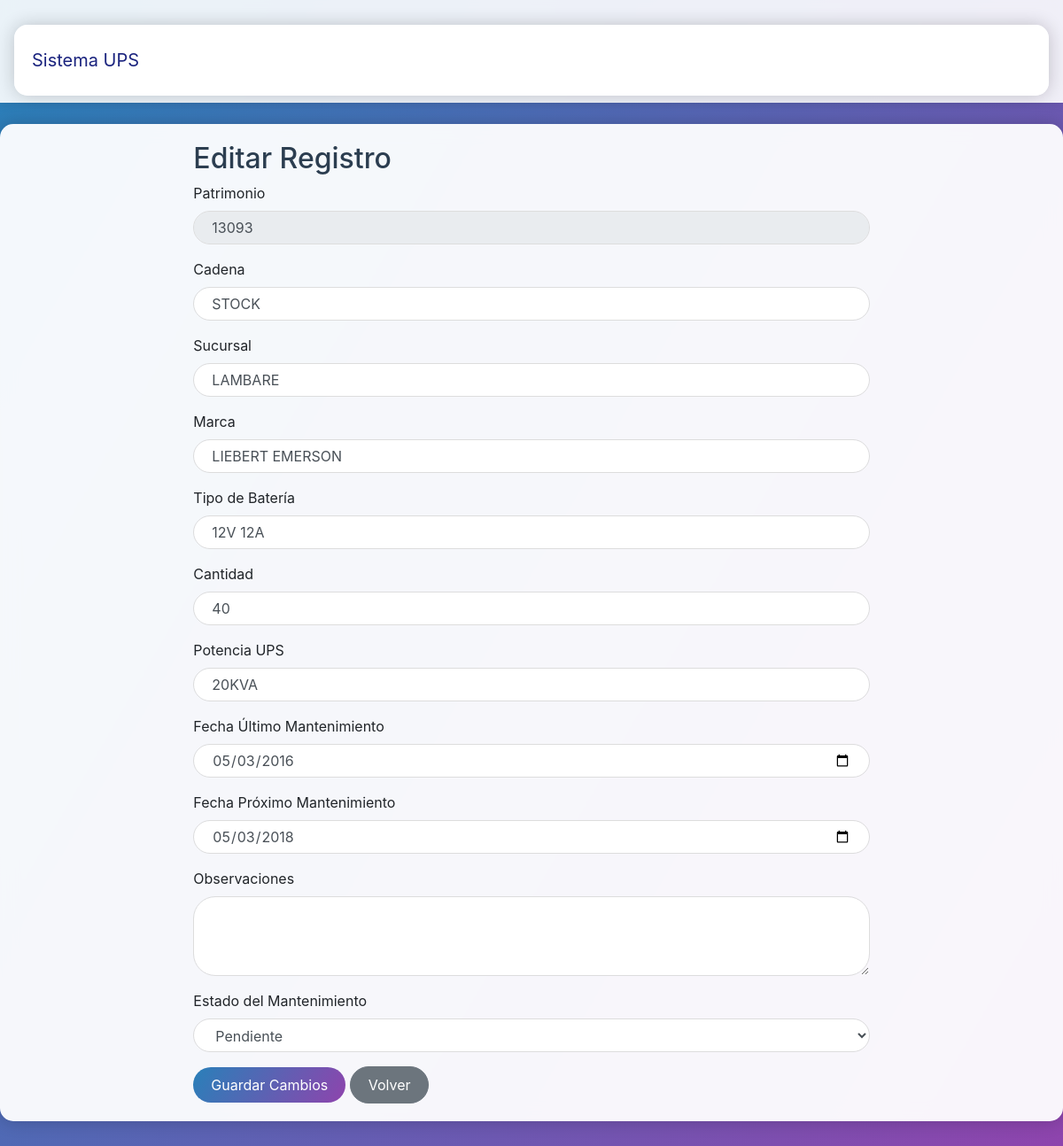
/modulos/ups/editar.php?id=13093 (signed in), run on the app's committed database.
### tables this page shows
CREATE TABLE `mantenimiento_ups` (
  `patrimonio` varchar(50) NOT NULL,
  `cadena` varchar(100) DEFAULT NULL,
  `sucursal` varchar(100) DEFAULT NULL,
  `marca` varchar(50) DEFAULT NULL,
  `tipo_bateria` varchar(50) DEFAULT NULL,
  `cantidad` int DEFAULT NULL,
  `potencia_ups` varchar(50) DEFAULT NULL,
  `fecha_ultimo_mantenimiento` date DEFAULT NULL,
  `fecha_proximo_mantenimiento` date DEFAULT NULL,
  `observaciones` text,
  `estado_mantenimiento` enum('Pendiente','Realizado') DEFAULT 'Pendiente',
  `usuario_mantenimiento` varchar(100) DEFAULT NULL,
  `fecha_registro` datetime DEFAULT CURRENT_TIMESTAMP
);

### models/MantenimientoUPS.php (called while the page is built, shortened)
<?php
class MantenimientoUPS {
    private $conn;
    private $table_name = "mantenimiento_ups";
    public $patrimonio;
    public function __construct($db) {
        $this->conn = $db;
    }
    public function leerUno($patrimonio = null) {
        $patrimonioToUse = $patrimonio ?? $this->patrimonio;
        $query = "SELECT * FROM " . $this->table_name . " WHERE patrimonio = :patrimonio";
        $stmt = $this->conn->prepare($query);
        $stmt->bindParam(":patrimonio", $patrimonioToUse);
        $stmt->execute();
        return $stmt;
    }
}
?>

### modulos/ups/editar.php (the view, shortened to what this page needs)
<?php
include_once '../../config/database.php';
include_once '../../models/MantenimientoUPS.php';
$database = new Database();
$db = $database->getConnection();
$mantenimiento = new MantenimientoUPS($db);
$mantenimiento->patrimonio = isset($_GET['id']) ? $_GET['id'] : die('ERROR: ID no encontrado.');
$stmt = $mantenimiento->leerUno();
$row = $stmt->fetch(PDO::FETCH_ASSOC);
?>
<!DOCTYPE html>
<html lang="es">
<head>
    <link rel="stylesheet" href="https://stackpath.bootstrapcdn.com/bootstrap/4.5.2/css/bootstrap.min.css">
    <link rel="stylesheet" href="https://cdnjs.cloudflare.com/ajax/libs/font-awesome/5.15.4/css/all.min.css">
    <link rel="stylesheet" href="../../assets/css/style.css">
</head>
<body>
    <nav class="navbar navbar-expand-lg navbar-dark bg-dark">
        <div class="container">
            <a class="navbar-brand" href="index.php">Sistema UPS</a>
        </div>
    </nav>
    <div class="container mt-4">
        <div class="row">
            <div class="col-md-8 offset-md-2">
                <h2>Editar Registro</h2>
                <form method="POST">
                    <div class="form-group">
                        <label>Patrimonio</label>
                        <input type="text" name="patrimonio" class="form-control" value="<?php echo htmlspecialchars($row['patrimonio']); ?>" readonly>
                    </div>
                    <div class="form-group">
                        <label>Cadena</label>
                        <input type="text" name="cadena" class="form-control" value="<?php echo htmlspecialchars($row['cadena']); ?>" required>
                    </div>
                    <div class="form-group">
                        <label>Sucursal</label>
                        <input type="text" name="sucursal" class="form-control" value="<?php echo htmlspecialchars($row['sucursal']); ?>" required>
                    </div>
                    <div class="form-group">
                        <label>Marca</label>
                        <input type="text" name="marca" class="form-control" value="<?php echo htmlspecialchars($row['marca']); ?>" required>
                    </div>
                    <div class="form-group">
                        <label>Tipo de Batería</label>
                        <input type="text" name="tipo_bateria" class="form-control" value="<?php echo htmlspecialchars($row['tipo_bateria']); ?>" required>
                    </div>
                    <div class="form-group">
                        <label>Cantidad</label>
                        <input type="number" name="cantidad" class="form-control" value="<?php echo htmlspecialchars($row['cantidad']); ?>" required>
                    </div>
                    <div class="form-group">
                        <label>Potencia UPS</label>
                        <input type="text" name="potencia_ups" class="form-control" value="<?php echo htmlspecialchars($row['potencia_ups']); ?>" required>
                    </div>
                    <div class="form-group">
                        <label>Fecha Último Mantenimiento</label>
                        <input type="date" name="fecha_ultimo_mantenimiento" class="form-control" value="<?php echo htmlspecialchars($row['fecha_ultimo_mantenimiento']); ?>" required>
                    </div>
                    <div class="form-group">
                        <label>Fecha Próximo Mantenimiento</label>
                        <input type="date" name="fecha_proximo_mantenimiento" class="form-control" value="<?php echo htmlspecialchars($row['fecha_proximo_mantenimiento']); ?>" required>
                    </div>
                    <div class="form-group">
                        <label>Observaciones</label>
                        <textarea name="observaciones" class="form-control" rows="3"><?php echo htmlspecialchars($row['observaciones'] ?? ''); ?></textarea>
                    </div>
                    <div class="form-group">
                        <label>Estado del Mantenimiento</label>
                        <select name="estado_mantenimiento" class="form-control">
                            <option value="Pendiente" <?php echo ($row['estado_mantenimiento'] == 'Pendiente') ? 'selected' : ''; ?>>Pendiente</option>
                        </select>
                    </div>
                    <button type="submit" class="btn btn-primary">Guardar Cambios</button>
                    <a href="index.php" class="btn btn-secondary">Volver</a>
                </form>
            </div>
        </div>
    </div>
</body>
</html>

### assets/css/style.css (style rules this page uses)
body { background: linear-gradient(120deg, #2980b9, #8e44ad); min-height: 100vh; padding-bottom: 2rem; }
.navbar { background: rgba(255, 255, 255, 0.9) !important; backdrop-filter: blur(10px); box-shadow: 0 2px 10px rgba(0,0,0,0.1); }
.navbar-brand, .navbar-text, .navbar-text a { color: #1a237e !important; }
.container { background: rgba(255,255,255,0.95); border-radius: 15px; box-shadow: 0 0 20px rgba(0,0,0,0.2); backdrop-filter: blur(10px); padding: 20px; margin-top: 20px; margin-left: auto; margin-right: auto; width: 100%; max-width: 1400px; }
.btn { border-radius: 25px; padding: 8px 20px; transition: transform 0.3s ease; }
.btn-primary { background: linear-gradient(120deg, #2980b9, #8e44ad); border: none; }
.form-control { border-radius: 25px; padding: 8px 20px; border: 1px solid #ddd; }
.container h2, .container td, .container th { color: #2c3e50 !important; }

### data on the page
mantenimiento_ups: patrimonio "13093", cadena "STOCK", sucursal "LAMBARE", marca "LIEBERT EMERSON", tipo_bateria "12V 12A", cantidad "40", potencia_ups "20KVA", fecha_ultimo_mantenimiento "05/03/2016", fecha_proximo_mantenimiento "05/03/2018"
